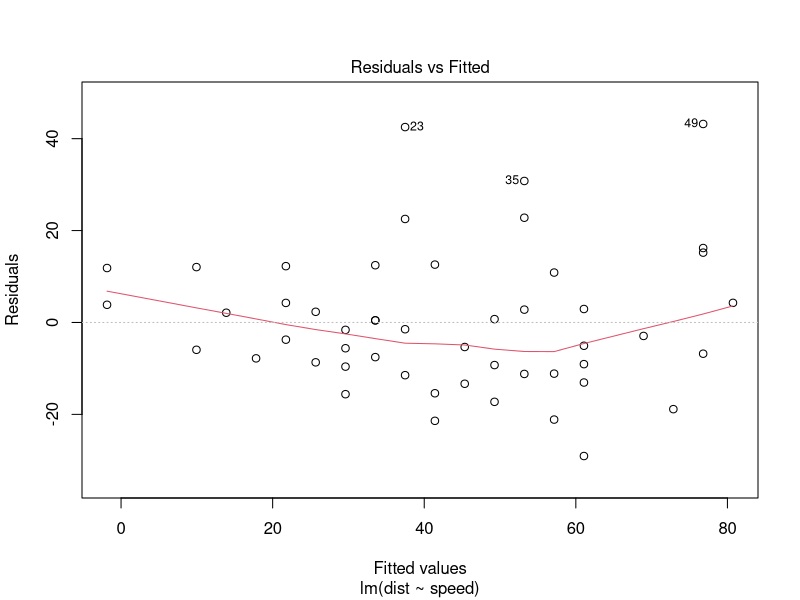
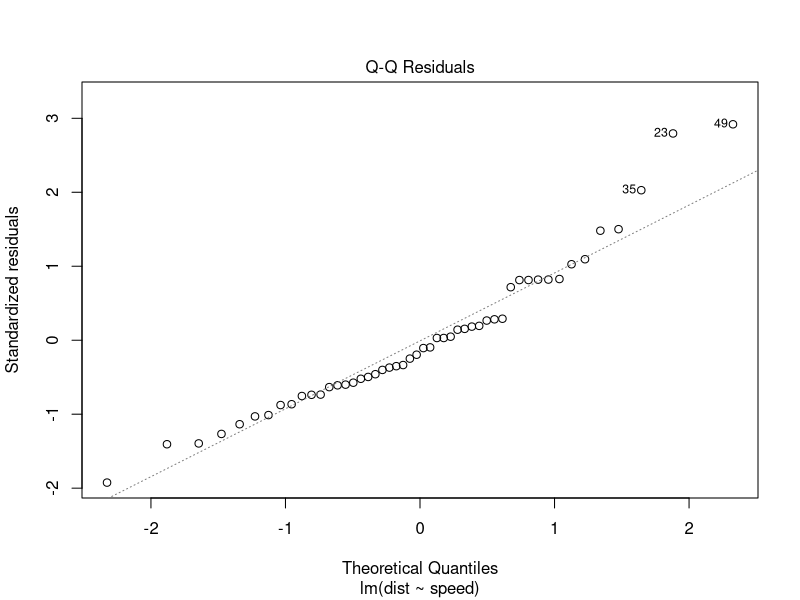
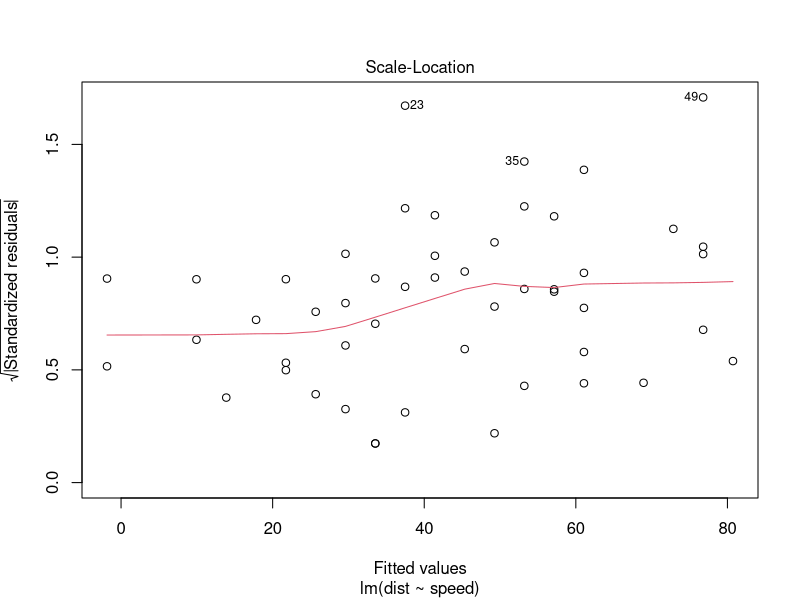
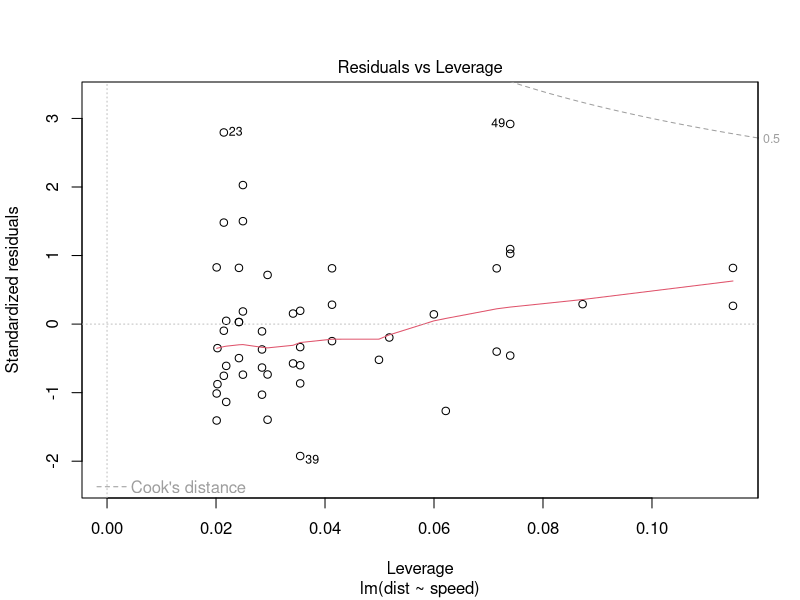
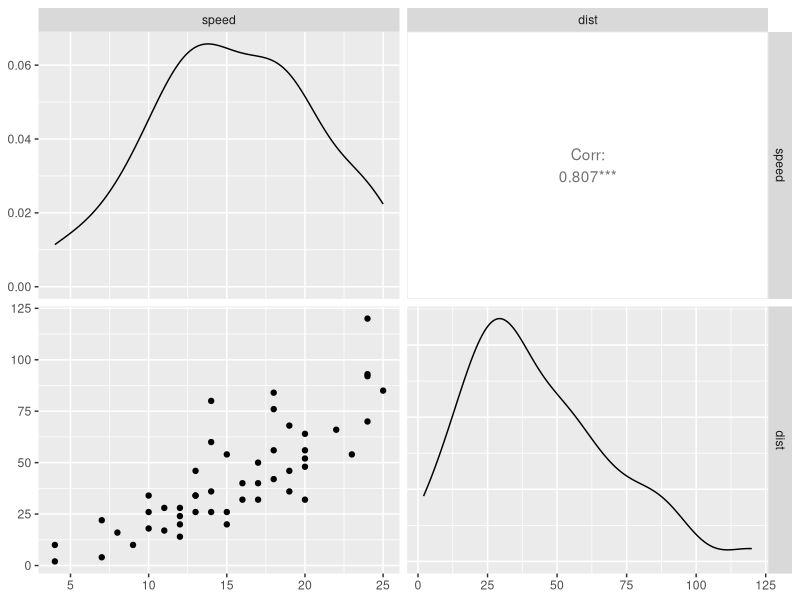
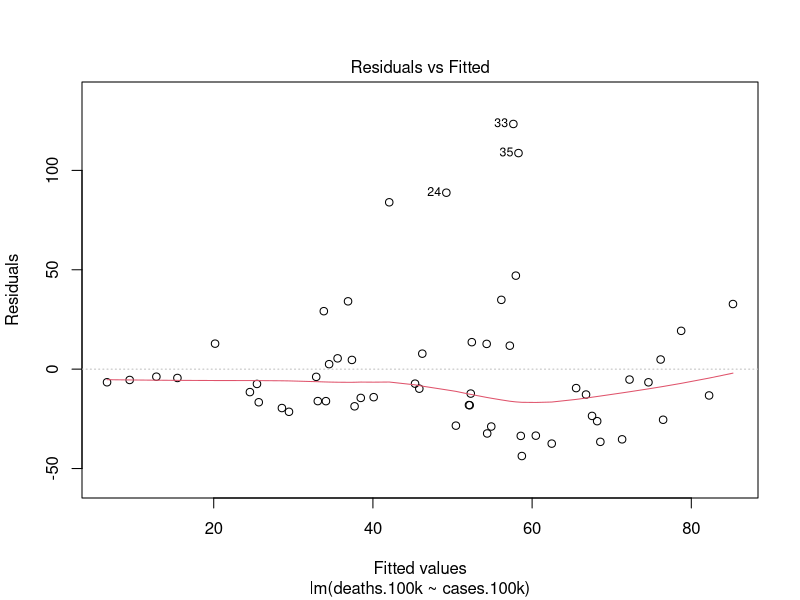
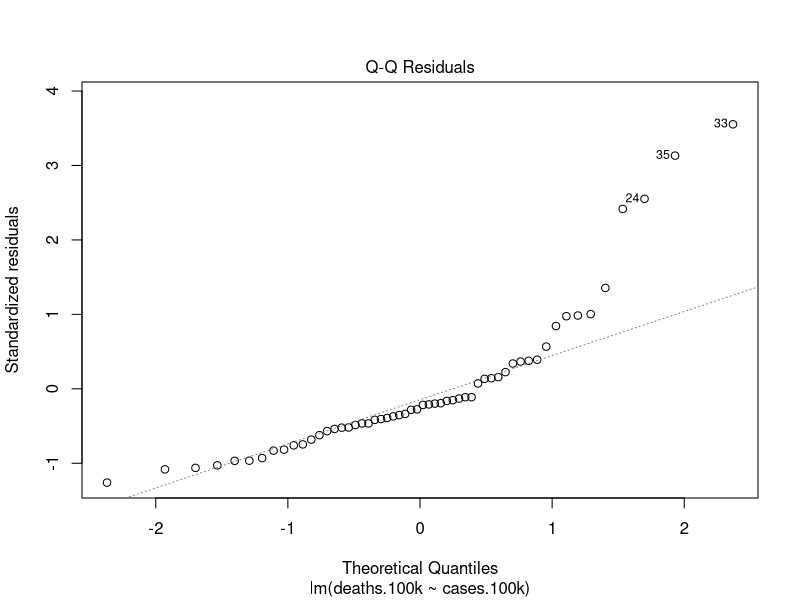
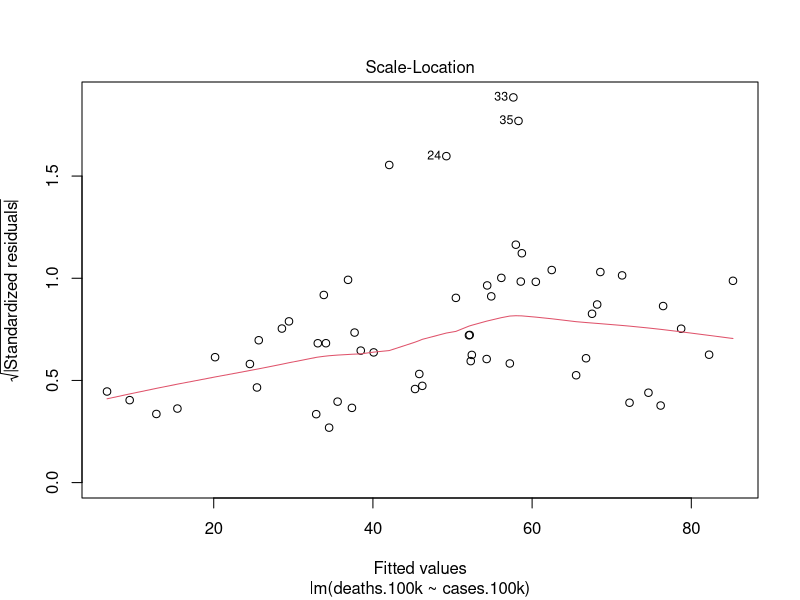

Write R code to recreate these figures, in order.
## ---- chunk 1
data("cars")
lm = lm(dist ~ speed,data = cars)
summary(lm)
summary.aov(lm)
plot(lm)

# effect size = slope value = 3.9
# 0 hypothesis: the slope is 0
# degrees of freedom? n-2 instead of n-1? since it is shown in the result

# install.packages("GGally")
library(GGally)
GGally::ggpairs (cars)


## ---- chunk 2
covid = read.csv("data/covid.csv")

cvd0 = with(covid, lm(deaths.100k ~ cases.100k))
summary(cvd0)
plot(cvd0)

# log transform the data
cvd = with(covid, lm(log(deaths.100k + 1) ~ cases.100k))
summary(cvd)
plot(cvd)

# why exp?
exp(coef(cvd))

GGally::ggpairs (covid, columns = 3:4)
